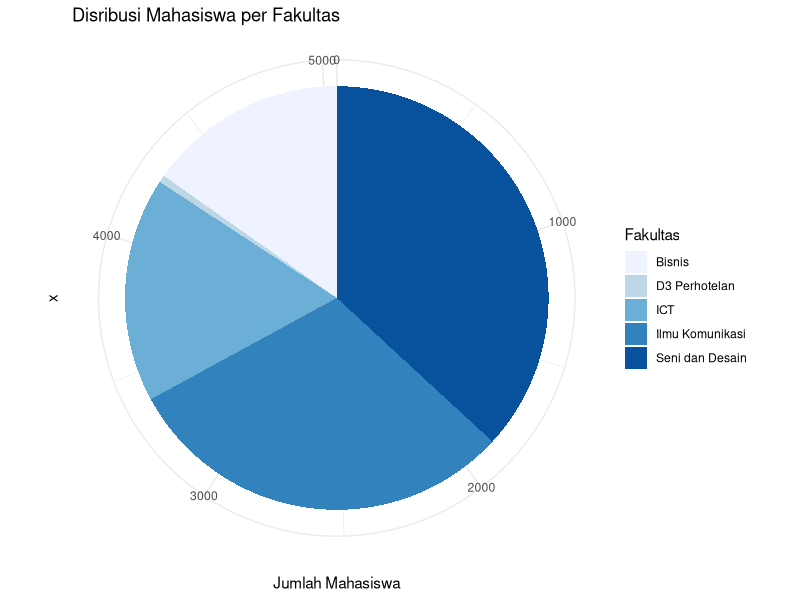

Generate this figure with R:
library(ggplot2)
library(openxlsx)
#Membaca file mahasiswa.xlsx
mahasiswa <- read.xlsx("mahasiswa.xlsx",sheet = "Sheet 1")

#Menghitung Jumlah Data by Fakultas
summarybyfakultas <- aggregate(x=mahasiswa$JUMLAH, by=list(Kategori=mahasiswa$Fakultas), FUN=sum)
summarybyfakultas <- setNames(summarybyfakultas, c("fakultas","jumlah_mahasiswa"))

piechart<- ggplot(summarybyfakultas, aes(x="", y=jumlah_mahasiswa, fill=fakultas))+ geom_bar(width = 1, stat = "identity")
piechart <- piechart + coord_polar("y", start=0)
piechart <- piechart + ggtitle("Disribusi Mahasiswa per Fakultas")
piechart <- piechart + scale_fill_brewer(palette="Blues")+ theme_minimal()
piechart <- piechart + guides(fill=guide_legend(title="Fakultas"))
piechart <- piechart + ylab("Jumlah Mahasiswa") 
piechart
